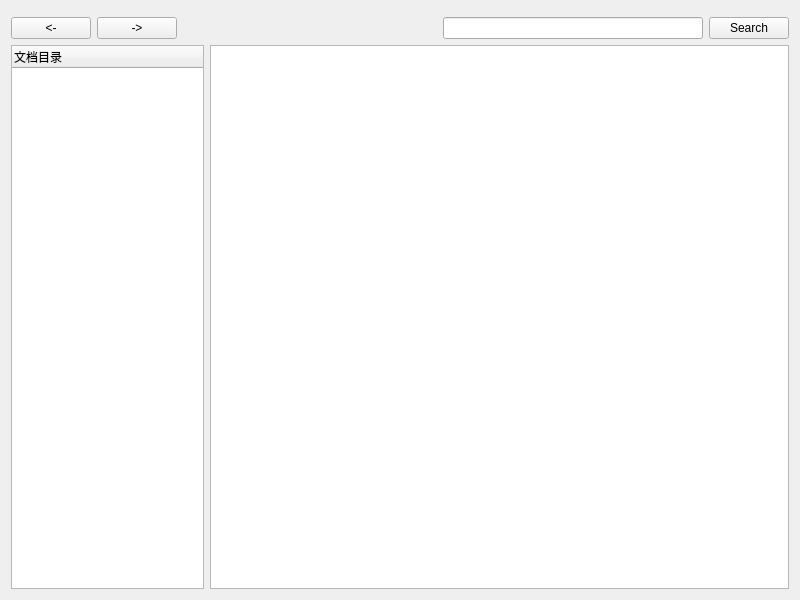
<?xml version="1.0" encoding="UTF-8"?>
<ui version="4.0">
 <class>ArticlePage</class>
 <widget class="ArticlePage" name="QWidget">
  <property name="geometry">
   <rect>
    <x>0</x>
    <y>0</y>
    <width>800</width>
    <height>600</height>
   </rect>
  </property>
  <property name="windowTitle">
   <string>Form</string>
  </property>
  <layout class="QVBoxLayout" name="verticalLayout_2">
   <item>
    <widget class="QMenuBar" name="menubar"/>
   </item>
   <item>
    <layout class="QVBoxLayout" name="verticalLayout">
     <item>
      <layout class="QHBoxLayout" name="horizontalLayout">
       <item>
        <widget class="QPushButton" name="pushButtonBackward">
         <property name="enabled">
          <bool>true</bool>
         </property>
         <property name="text">
          <string>&lt;-</string>
         </property>
        </widget>
       </item>
       <item>
        <widget class="QPushButton" name="pushButtonForward">
         <property name="text">
          <string>-&gt;</string>
         </property>
        </widget>
       </item>
       <item>
        <spacer name="horizontalSpacer">
         <property name="orientation">
          <enum>Qt::Horizontal</enum>
         </property>
         <property name="sizeHint" stdset="0">
          <size>
           <width>40</width>
           <height>20</height>
          </size>
         </property>
        </spacer>
       </item>
       <item>
        <widget class="QLineEdit" name="lineEditKeyword"/>
       </item>
       <item>
        <widget class="QPushButton" name="pushButtonSearch">
         <property name="text">
          <string>Search</string>
         </property>
        </widget>
       </item>
      </layout>
     </item>
     <item>
      <layout class="QHBoxLayout" name="horizontalLayout_4">
       <item>
        <widget class="QTreeWidget" name="treeWidget">
         <property name="sizePolicy">
          <sizepolicy hsizetype="Expanding" vsizetype="Expanding">
           <horstretch>1</horstretch>
           <verstretch>0</verstretch>
          </sizepolicy>
         </property>
         <column>
          <property name="text">
           <string notr="true">文档目录</string>
          </property>
         </column>
        </widget>
       </item>
       <item>
        <widget class="QTextBrowser" name="textBrowser">
         <property name="sizePolicy">
          <sizepolicy hsizetype="Expanding" vsizetype="Expanding">
           <horstretch>3</horstretch>
           <verstretch>0</verstretch>
          </sizepolicy>
         </property>
        </widget>
       </item>
      </layout>
     </item>
    </layout>
   </item>
  </layout>
 </widget>
 <customwidgets>
  <customwidget>
   <class>ArticlePage</class>
   <extends>QWidget</extends>
   <header>articlepage.h</header>
   <container>1</container>
  </customwidget>
 </customwidgets>
 <resources/>
 <connections/>
</ui>
